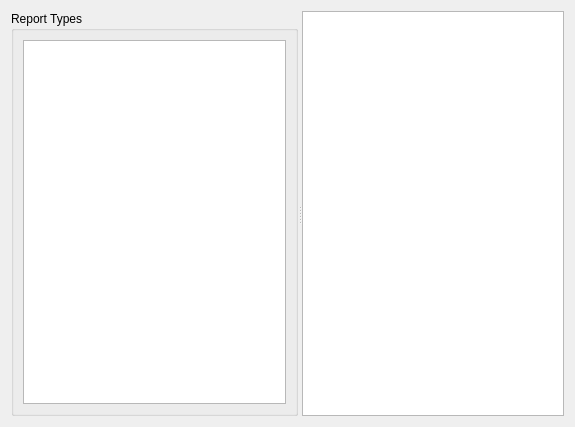
<?xml version="1.0" encoding="UTF-8"?>
<ui version="4.0">
 <class>KReportView</class>
 <widget class="QWidget" name="KReportView">
  <property name="geometry">
   <rect>
    <x>0</x>
    <y>0</y>
    <width>575</width>
    <height>427</height>
   </rect>
  </property>
  <property name="windowTitle">
   <string>Form</string>
  </property>
  <layout class="QVBoxLayout" name="verticalLayout_2">
   <item>
    <widget class="QSplitter" name="splitter">
     <property name="orientation">
      <enum>Qt::Horizontal</enum>
     </property>
     <widget class="QGroupBox" name="groupBox">
      <property name="title">
       <string>Report Types</string>
      </property>
      <layout class="QVBoxLayout" name="verticalLayout">
       <item>
        <widget class="dp::core::KReportTypesList" name="report_types"/>
       </item>
      </layout>
     </widget>
     <widget class="QTextBrowser" name="report"/>
    </widget>
   </item>
  </layout>
 </widget>
 <customwidgets>
  <customwidget>
   <class>dp::core::KReportTypesList</class>
   <extends>QListView</extends>
   <header>kreporttypeslist.h</header>
  </customwidget>
 </customwidgets>
 <resources/>
 <connections/>
</ui>
